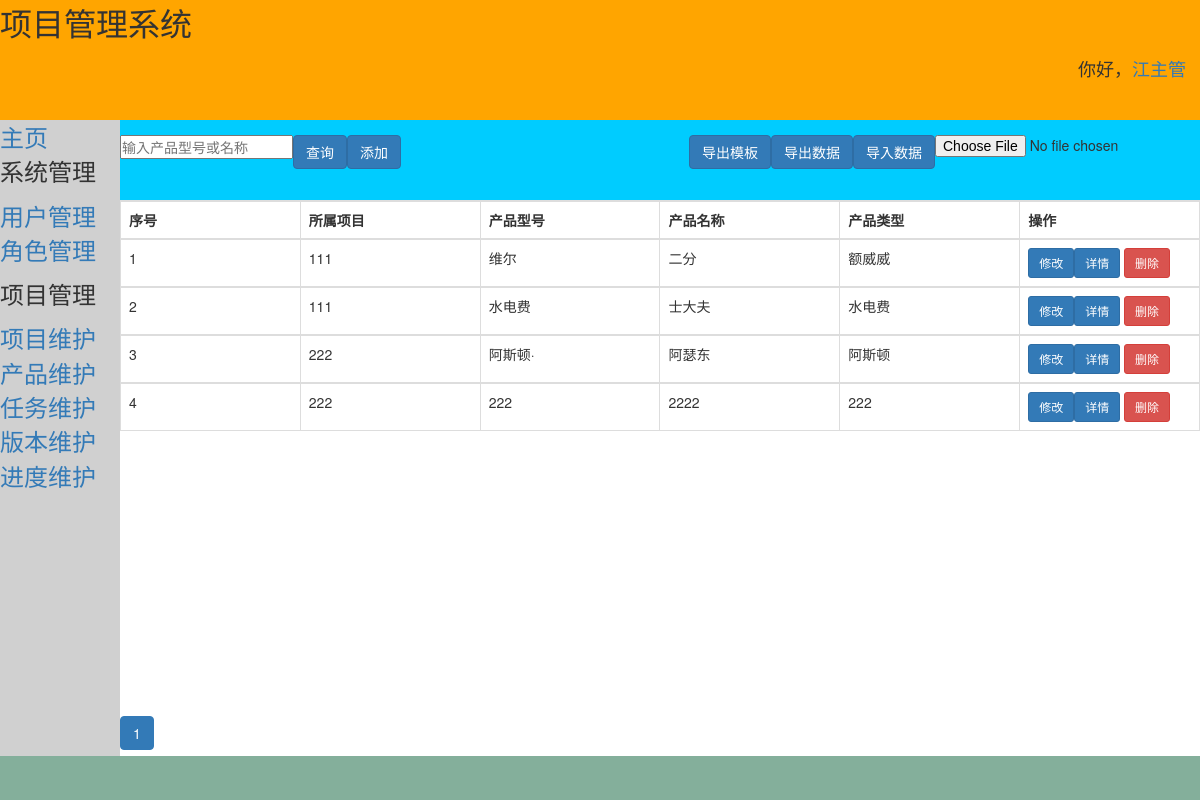
Before: /project/product/ (signed in) with the older database file.
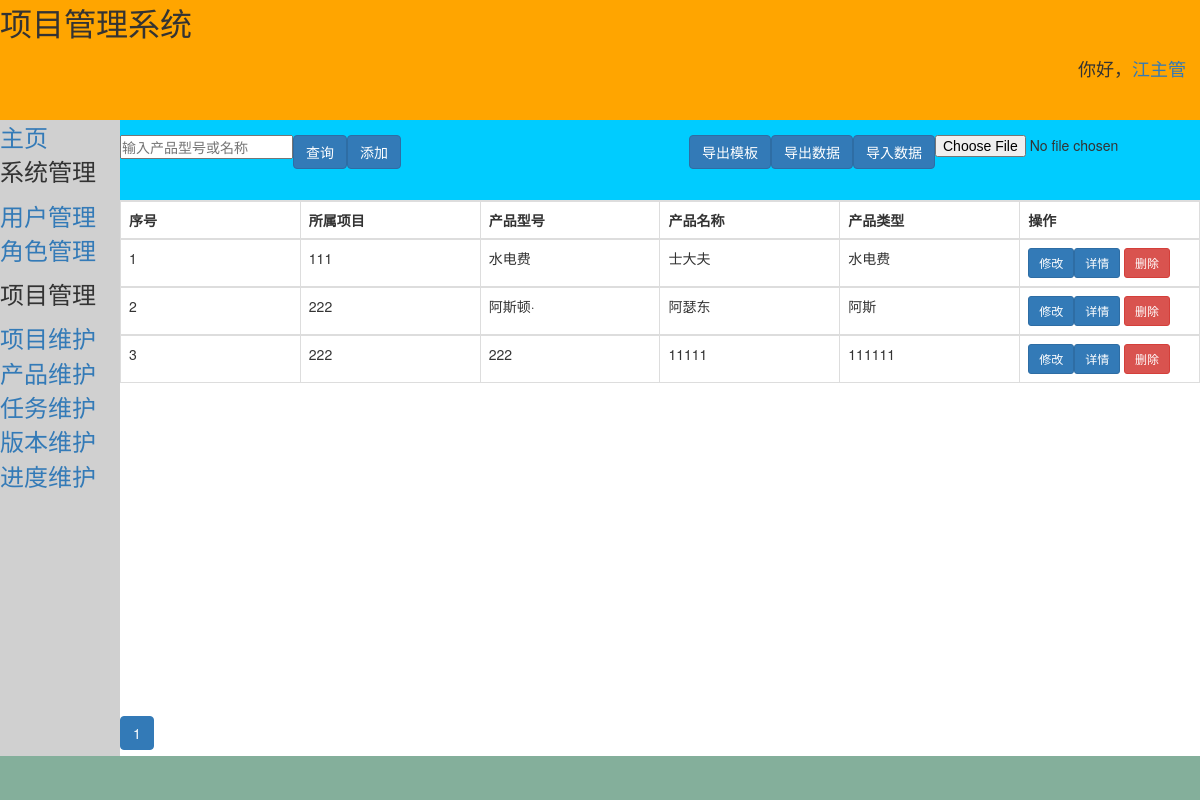
After: the same page with the newer database file.
### project/models.py (models this page shows)
class Product(models.Model):
    projects = models.ForeignKey(
        Project,
        to_field='project_num',
        on_delete=models.CASCADE,
        related_name='to_product',
        verbose_name='所属项目', )
    product_model = models.CharField(max_length=30, unique=True, primary_key=True, verbose_name='产品型号')
    product_name = models.CharField(max_length=30, verbose_name='产品名称')
    product_type = models.CharField(max_length=20, verbose_name='产品类型')
    create_time = models.DateTimeField(auto_now_add=timezone.now, verbose_name='创建时间')
    class Meta:
        verbose_name = '产品'
        verbose_name_plural = '产品'
        ordering = ['-create_time']

class Project(models.Model):
    project_num = models.CharField(max_length=30, unique=True, primary_key=True, verbose_name='项目编号')
    project_name = models.CharField(max_length=30, verbose_name='项目名称')
    project_manager = models.CharField(max_length=20, verbose_name='项目经理')
    create_time = models.DateTimeField(auto_now_add=timezone.now, verbose_name='创建时间')
    class Meta:
        verbose_name = '项目'
        verbose_name_plural = '项目'

### project/views.py (the view)
# urls.py: path('product/', views.product, name='product'),
@login_required
def product(request):
    del_id = request.GET.get('del_id', '')
    page = request.GET.get('page', 1)
    search_data = request.GET.get('search', '')
    detail = request.GET.get('detail', '')
    if del_id:     # 删除数据
        Product.objects.get(product_model=del_id).delete()
        red_path = '?page='+str(page)
        return HttpResponseRedirect(reverse('project:product')+red_path)
    if search_data:   # 模糊查询
        product_list = Product.objects.filter(
            Q(product_model__contains=search_data)|Q(product_name__contains=search_data)
        )
    elif detail:
        product_list = Product.objects.filter(projects__project_num=detail)
    else:
        product_list = Product.objects.all()    # 查询全部数据
    count_page = 10    # 按每页count_page条数据分页
    paginator = Paginator(product_list, count_page)
    start = (int(page)-1)*count_page
    try:
        product_data = paginator.page(page)
    except PageNotAnInteger:
        product_data = paginator.page(1)
    except EmptyPage:
        product_data = paginator.page(paginator.num_pages)
    context = {
        'product_data': product_data,
        'start': start,
        'search_data': search_data,
        'username': request.user.first_name,
    }
    return render(request, 'project/product.html', context)

### project/templates/project/product.html (shortened to what this page needs)
{% extends 'login/base.html' %}
    {% block rightup %}
    <form action="{% url 'project:product_import'%}" method="post" enctype="multipart/form-data" role="form">
        <div class="form-group">
        <input type="file" name="product_file" required style="display:inline-block;float: right;">
        <button type="submit" class="btn btn-primary" style="display:inline-block;float: right;">导入数据</button>
        </div>
    </form>
    <form action="" method="get" role="form">
        <div class="form-group">
        <input type="text" name="search" required style="display:inline-block;float:left;" placeholder="输入产品型号或名称">
        <button type="submit" class="btn btn-primary" style="display:inline-block;float:left;">查询</button>
        </div>
    </form>
    <a href="{% url 'project:product_download' 1 %}">
        <button class="btn btn-primary" type="button" style="display:inline-block;float: right;">导出数据</button>
    </a>
    <a href="{% url 'project:product_download' 2 %}">
        <button class="btn btn-primary" type="button" style="display:inline-block;float: right;">导出模板</button>
    </a>
    <button class="btn btn-primary" data-toggle="modal" data-target="#add" style="display:inline-block;float: left;">添加</button>
    {% endblock rightup %}
    {% block right %}
    <table class="table table-hover table-bordered">
        <TR>
            <th>序号</th>
            <th>所属项目</th>
            <th>产品型号</th>
            <th>产品名称</th>
            <th>产品类型</th>
            <th>操作</th>
        </TR>
        {% for product in product_data %}
            <TR>
                <TD>{{forloop.counter|add:start}}</TD>
                <td>{{product.projects.project_num}}</td>
                <TD>{{product.product_model}}</TD>
                <TD>{{product.product_name}}</TD>
                <TD>{{product.product_type}}</TD>
                <TD>
                    <button class="btn btn-primary btn-sm" >
                        <a href="/project/task?detail={{product.to_task.all.0.task_num}}" style="color:white;">详情</a>
                    </button>
                    <button class="btn btn-danger btn-sm" data-toggle="modal" data-target="#my{{product.product_model}}">删除</button>
                    <button class="btn btn-primary btn-sm" data-toggle="modal" data-target="#{{product.product_model}}" style="display:inline-block;float: left;">修改</button>
                </TD>
            </TR>
        {% endfor%}
    </table>
    {% endblock right %}
 {% block rightdown %}
    <nav aria-label="Page navigation">
        <ul class="pagination">
            {% for pg in product_data.paginator.page_range %}
                {% if product_data.number == pg %}
                    <li class="active">
                        <a href="?search={{search_data}}&page={{pg}}">{{pg}}</a>
                    </li>
                {% else %}
                    <li>
                        <a href="?search={{search_data}}&page={{pg}}">{{pg}}</a>
                    </li>
                {% endif %}
            {% endfor %}
        </ul>
    </nav>
{% endblock rightdown %}

Changed rows visible on the page:
removed Product: projects.project_num "111", product_model "维尔", product_name "二分", product_type "额威威"
changed Product "阿斯顿·": product_type "阿斯顿" → "阿斯"
changed Product id 222: product_name "2222" → "11111"; product_type "222" → "111111"
